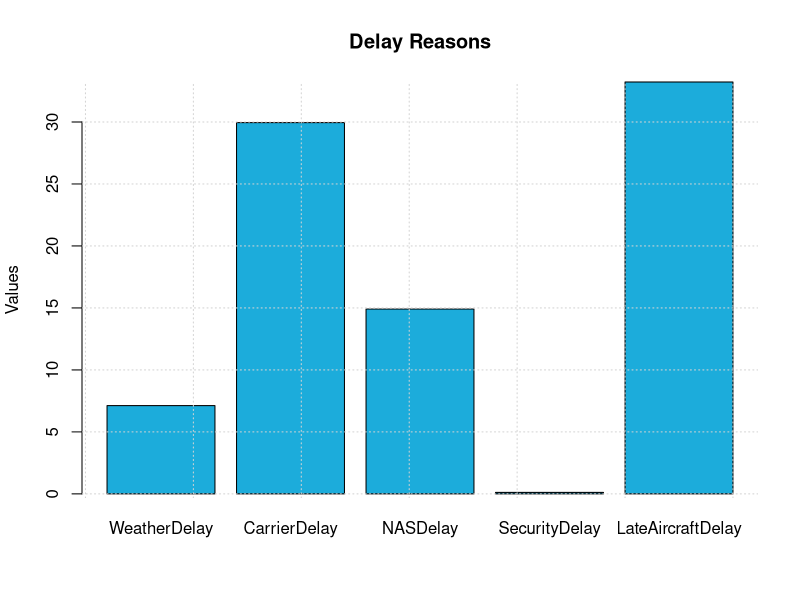
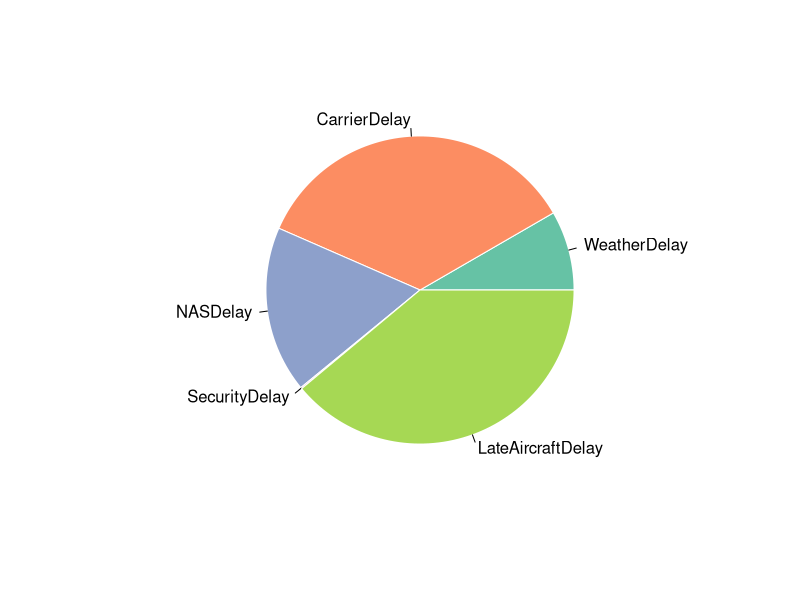
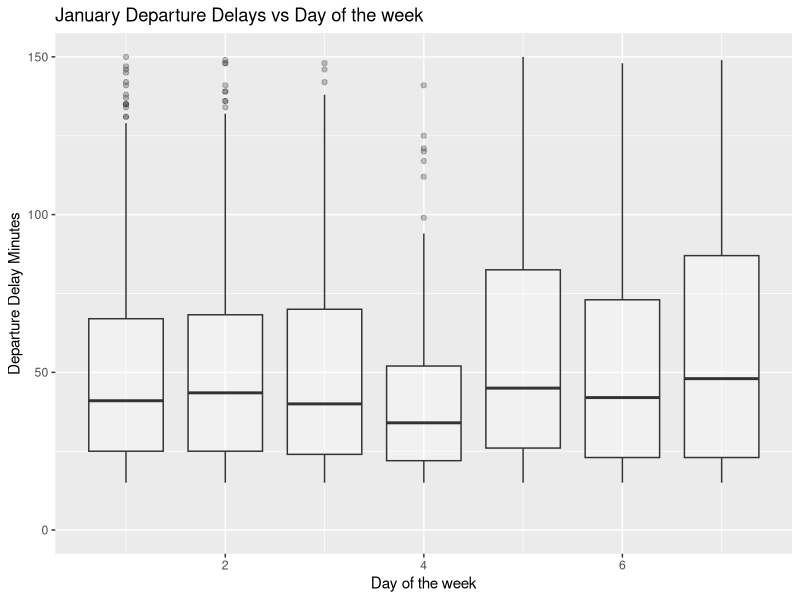
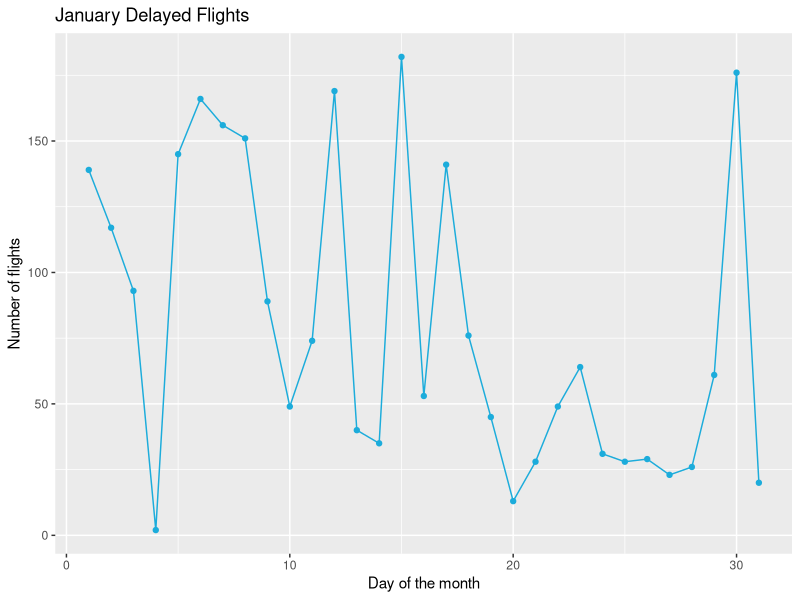

Reproduce these figures in R, in order.
library(ggplot2)
library(GGally)
library(dplyr)
library(RColorBrewer)

setwd("C://Users//ANDREA//Documents//DataAnalysis")

data <- read.csv("delays_summary.csv",header = TRUE)
vector       <- c(1:5)
data_delay   <- c(7.120879,	29.94976,	14.91261,	0.1193093,	33.22554)
data2 <- select(data, -DepDelayMinutes)


barplot(height=data_delay, names= colnames(data2), ylab="Values", main="Delay Reasons", col = "#1CACDB");grid()

myPalette <- brewer.pal(5, "Set2") 
pie(data_delay, labels = colnames(data2), border="white", col=myPalette )


january <- read.csv("january_filtered.csv",header = TRUE)

days <- select(january, DayOfWeek,DepDelayMinutes)
attach(days)

ggplot(days, aes(x=DayOfWeek, y=DepDelayMinutes, group = DayOfWeek)) + geom_boxplot(alpha=0.3) + theme(legend.position="none") + ggtitle("January Departure Delays vs Day of the week") + ylim(0,150) + ylab("Departure Delay Minutes") + xlab("Day of the week")  


january_filtered <- read.csv("january_filtered.csv",header = TRUE)
attach(january_filtered)
delays <- select(january_filtered, DepDel15, group = DayofMonth)
count <- count(delays, vars = DayofMonth, wt_var = DepDel15)
ggplot(count, aes(x = vars, y = n)) + geom_point(color="#1CACDB") + geom_line(color="#1CACDB") + ggtitle("January Delayed Flights") + xlab("Day of the month") + ylab("Number of flights")
